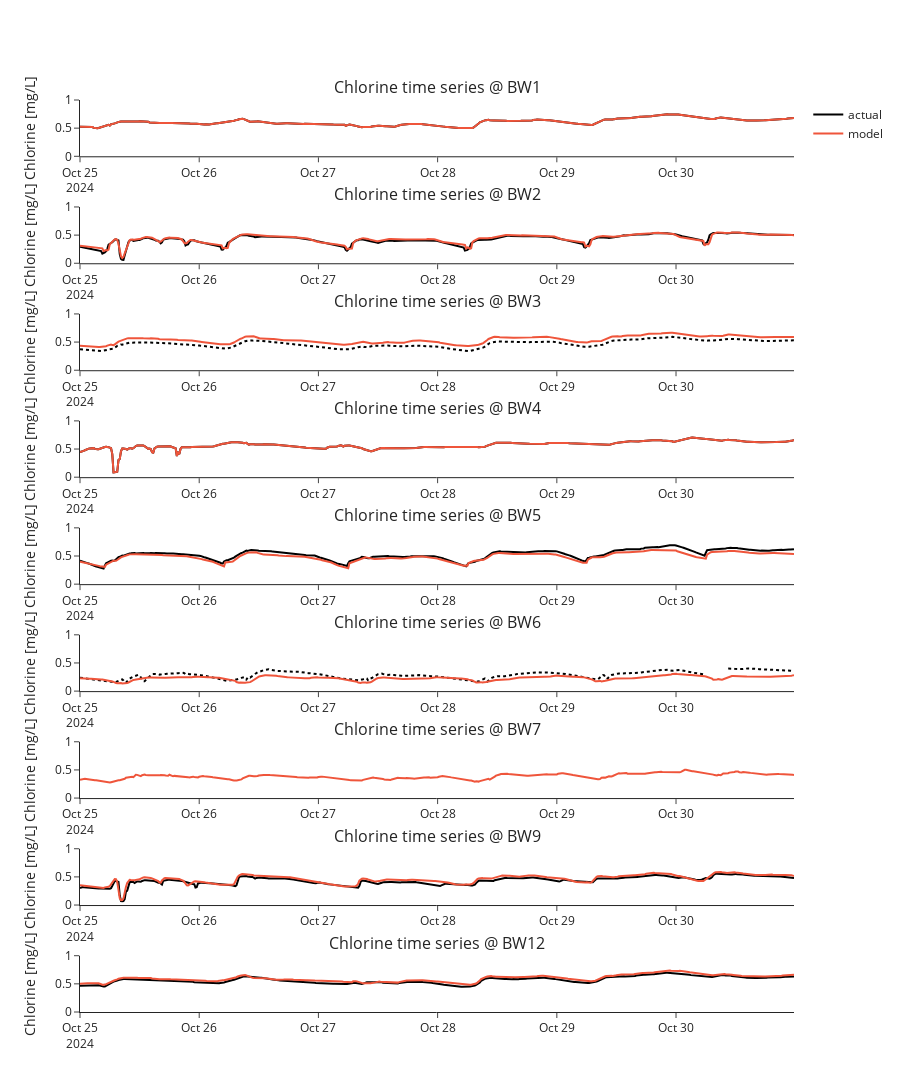

Notebook code cell kept with this figure:
### Markdown cell above
Time series plots.

### Code cell
# bwfl_ids = [bwfl_id for bwfl_id in wq_df['bwfl_id'].unique() if bwfl_id not in ['BW1', 'BW4']]
bwfl_ids = ['BW1', 'BW2', 'BW3', 'BW4', 'BW5', 'BW6', 'BW7', 'BW9', 'BW12']
subplot_titles = [f"Chlorine time series @ {bwfl_id}" for bwfl_id in bwfl_ids]
fig = make_subplots(rows=len(bwfl_ids), cols=1, subplot_titles=subplot_titles)

y_max = 1.0

for idx, bwfl_id in enumerate(bwfl_ids): 
    data = wq_df[(wq_df['bwfl_id'] == bwfl_id) & (wq_df['data_type'] == 'chlorine')]
    sim = cl_sim_sensor[bwfl_id].values
    show_legend = (idx == 0)

    # sensor data
    if wq_sensors_used == 'kiosk only':
        if bwfl_id in ['BW3', 'BW6', 'BW7']:
            dash = 'dot'
        else:
            dash = 'solid'
            
    fig.add_trace(
        go.Scatter(
            x=data['datetime'][96:],
            y=data['mean'][96:],
            mode='lines',
            name='actual',
            line=dict(color='black', dash=dash),
            showlegend=show_legend
        ),
        row=idx + 1, col=1
    )
    
    # simulated data
    fig.add_trace(
        go.Scatter(
            x=data['datetime'][96:],
            y=sim[96:],
            mode='lines',
            name='model',
            line=dict(color=default_colors[1]),
            showlegend=show_legend
        ),
        row=idx + 1, col=1
    )
    fig.update_yaxes(title_text="Chlorine [mg/L]", rangemode="tozero", range=[0, y_max], row=idx + 1, col=1)

fig.update_layout(
    height=450 * len(bwfl_ids),
    template='simple_white',
    legend_title_text='',
)

fig.show()

### Figure 1 — Plotly figure (JSON) as saved in the notebook; plotly's stock layout.template omitted (floating-point values rounded to 4 significant figures; data arrays with more than 128 entries replaced by an {"elided": "..."} marker saying what was removed)
{"data": [{"line": {"color": "black", "dash": "solid"}, "mode": "lines", "name": "actual", "showlegend": true, "type": "scatter", "x": {"elided": "576 str values"}, "xaxis": "x", "y": {"elided": "576 float values"}, "yaxis": "y"}, {"line": {"color": "#EF553B"}, "mode": "lines", "name": "model", "showlegend": true, "type": "scatter", "x": {"elided": "576 str values"}, "xaxis": "x", "y": {"elided": "576 float values"}, "yaxis": "y"}, {"line": {"color": "black", "dash": "solid"}, "mode": "lines", "name": "actual", "showlegend": false, "type": "scatter", "x": {"elided": "576 str values"}, "xaxis": "x2", "y": {"elided": "576 float values"}, "yaxis": "y2"}, {"line": {"color": "#EF553B"}, "mode": "lines", "name": "model", "showlegend": false, "type": "scatter", "x": {"elided": "576 str values"}, "xaxis": "x2", "y": {"elided": "576 float values"}, "yaxis": "y2"}, {"line": {"color": "black", "dash": "dot"}, "mode": "lines", "name": "actual", "showlegend": false, "type": "scatter", "x": {"elided": "576 str values"}, "xaxis": "x3", "y": {"elided": "576 float values"}, "yaxis": "y3"}, {"line": {"color": "#EF553B"}, "mode": "lines", "name": "model", "showlegend": false, "type": "scatter", "x": {"elided": "576 str values"}, "xaxis": "x3", "y": {"elided": "576 float values"}, "yaxis": "y3"}, {"line": {"color": "black", "dash": "solid"}, "mode": "lines", "name": "actual", "showlegend": false, "type": "scatter", "x": {"elided": "576 str values"}, "xaxis": "x4", "y": {"elided": "576 float values"}, "yaxis": "y4"}, {"line": {"color": "#EF553B"}, "mode": "lines", "name": "model", "showlegend": false, "type": "scatter", "x": {"elided": "576 str values"}, "xaxis": "x4", "y": {"elided": "576 float values"}, "yaxis": "y4"}, {"line": {"color": "black", "dash": "solid"}, "mode": "lines", "name": "actual", "showlegend": false, "type": "scatter", "x": {"elided": "576 str values"}, "xaxis": "x5", "y": {"elided": "576 float values"}, "yaxis": "y5"}, {"line": {"color": "#EF553B"}, "mode": "lines", "name": "model", "showlegend": false, "type": "scatter", "x": {"elided": "576 str values"}, "xaxis": "x5", "y": {"elided": "576 float values"}, "yaxis": "y5"}, {"line": {"color": "black", "dash": "dot"}, "mode": "lines", "name": "actual", "showlegend": false, "type": "scatter", "x": {"elided": "576 str values"}, "xaxis": "x6", "y": {"elided": "576 float values"}, "yaxis": "y6"}, {"line": {"color": "#EF553B"}, "mode": "lines", "name": "model", "showlegend": false, "type": "scatter", "x": {"elided": "576 str values"}, "xaxis": "x6", "y": {"elided": "576 float values"}, "yaxis": "y6"}, {"line": {"color": "black", "dash": "dot"}, "mode": "lines", "name": "actual", "showlegend": false, "type": "scatter", "x": {"elided": "576 str values"}, "xaxis": "x7", "y": {"elided": "576 null values"}, "yaxis": "y7"}, {"line": {"color": "#EF553B"}, "mode": "lines", "name": "model", "showlegend": false, "type": "scatter", "x": {"elided": "576 str values"}, "xaxis": "x7", "y": {"elided": "576 float values"}, "yaxis": "y7"}, {"line": {"color": "black", "dash": "solid"}, "mode": "lines", "name": "actual", "showlegend": false, "type": "scatter", "x": {"elided": "576 str values"}, "xaxis": "x8", "y": {"elided": "576 float values"}, "yaxis": "y8"}, {"line": {"color": "#EF553B"}, "mode": "lines", "name": "model", "showlegend": false, "type": "scatter", "x": {"elided": "576 str values"}, "xaxis": "x8", "y": {"elided": "576 float values"}, "yaxis": "y8"}, {"line": {"color": "black", "dash": "solid"}, "mode": "lines", "name": "actual", "showlegend": false, "type": "scatter", "x": {"elided": "576 str values"}, "xaxis": "x9", "y": {"elided": "576 float values"}, "yaxis": "y9"}, {"line": {"color": "#EF553B"}, "mode": "lines", "name": "model", "showlegend": false, "type": "scatter", "x": {"elided": "576 str values"}, "xaxis": "x9", "y": {"elided": "576 float values"}, "yaxis": "y9"}], "layout": {"annotations": [{"font": {"size": 16}, "showarrow": false, "text": "Chlorine time series @ BW1", "x": 0.5, "xanchor": "center", "xref": "paper", "y": 1, "yanchor": "bottom", "yref": "paper"}, {"font": {"size": 16}, "showarrow": false, "text": "Chlorine time series @ BW2", "x": 0.5, "xanchor": "center", "xref": "paper", "y": 0.8827, "yanchor": "bottom", "yref": "paper"}, {"font": {"size": 16}, "showarrow": false, "text": "Chlorine time series @ BW3", "x": 0.5, "xanchor": "center", "xref": "paper", "y": 0.7654, "yanchor": "bottom", "yref": "paper"}, {"font": {"size": 16}, "showarrow": false, "text": "Chlorine time series @ BW4", "x": 0.5, "xanchor": "center", "xref": "paper", "y": 0.6481, "yanchor": "bottom", "yref": "paper"}, {"font": {"size": 16}, "showarrow": false, "text": "Chlorine time series @ BW5", "x": 0.5, "xanchor": "center", "xref": "paper", "y": 0.5309, "yanchor": "bottom", "yref": "paper"}, {"font": {"size": 16}, "showarrow": false, "text": "Chlorine time series @ BW6", "x": 0.5, "xanchor": "center", "xref": "paper", "y": 0.4136, "yanchor": "bottom", "yref": "paper"}, {"font": {"size": 16}, "showarrow": false, "text": "Chlorine time series @ BW7", "x": 0.5, "xanchor": "center", "xref": "paper", "y": 0.2963, "yanchor": "bottom", "yref": "paper"}, {"font": {"size": 16}, "showarrow": false, "text": "Chlorine time series @ BW9", "x": 0.5, "xanchor": "center", "xref": "paper", "y": 0.179, "yanchor": "bottom", "yref": "paper"}, {"font": {"size": 16}, "showarrow": false, "text": "Chlorine time series @ BW12", "x": 0.5, "xanchor": "center", "xref": "paper", "y": 0.06173, "yanchor": "bottom", "yref": "paper"}], "height": 4050, "legend": {"title": {"text": ""}}, "xaxis": {"anchor": "y", "autorange": true, "domain": [0, 1], "range": ["2024-10-25", "2024-10-30 23:45"], "type": "date"}, "xaxis2": {"anchor": "y2", "autorange": true, "domain": [0, 1], "range": ["2024-10-25", "2024-10-30 23:45"], "type": "date"}, "xaxis3": {"anchor": "y3", "autorange": true, "domain": [0, 1], "range": ["2024-10-25", "2024-10-30 23:45"], "type": "date"}, "xaxis4": {"anchor": "y4", "autorange": true, "domain": [0, 1], "range": ["2024-10-25", "2024-10-30 23:45"], "type": "date"}, "xaxis5": {"anchor": "y5", "autorange": true, "domain": [0, 1], "range": ["2024-10-25", "2024-10-30 23:45"], "type": "date"}, "xaxis6": {"anchor": "y6", "autorange": true, "domain": [0, 1], "range": ["2024-10-25", "2024-10-30 23:45"], "type": "date"}, "xaxis7": {"anchor": "y7", "autorange": true, "domain": [0, 1], "range": ["2024-10-25", "2024-10-30 23:45"], "type": "date"}, "xaxis8": {"anchor": "y8", "autorange": true, "domain": [0, 1], "range": ["2024-10-25", "2024-10-30 23:45"], "type": "date"}, "xaxis9": {"anchor": "y9", "autorange": true, "domain": [0, 1], "range": ["2024-10-25", "2024-10-30 23:45"], "type": "date"}, "yaxis": {"anchor": "x", "domain": [0.9383, 1], "range": [0, 1], "rangemode": "tozero", "title": {"text": "Chlorine [mg/L]"}, "type": "linear"}, "yaxis2": {"anchor": "x2", "domain": [0.821, 0.8827], "range": [0, 1], "rangemode": "tozero", "title": {"text": "Chlorine [mg/L]"}, "type": "linear"}, "yaxis3": {"anchor": "x3", "domain": [0.7037, 0.7654], "range": [0, 1], "rangemode": "tozero", "title": {"text": "Chlorine [mg/L]"}, "type": "linear"}, "yaxis4": {"anchor": "x4", "domain": [0.5864, 0.6481], "range": [0, 1], "rangemode": "tozero", "title": {"text": "Chlorine [mg/L]"}, "type": "linear"}, "yaxis5": {"anchor": "x5", "domain": [0.4691, 0.5309], "range": [0, 1], "rangemode": "tozero", "title": {"text": "Chlorine [mg/L]"}, "type": "linear"}, "yaxis6": {"anchor": "x6", "domain": [0.3519, 0.4136], "range": [0, 1], "rangemode": "tozero", "title": {"text": "Chlorine [mg/L]"}, "type": "linear"}, "yaxis7": {"anchor": "x7", "domain": [0.2346, 0.2963], "range": [0, 1], "rangemode": "tozero", "title": {"text": "Chlorine [mg/L]"}}, "yaxis8": {"anchor": "x8", "domain": [0.1173, 0.179], "range": [0, 1], "rangemode": "tozero", "title": {"text": "Chlorine [mg/L]"}, "type": "linear"}, "yaxis9": {"anchor": "x9", "domain": [0, 0.06173], "range": [0, 1], "rangemode": "tozero", "title": {"text": "Chlorine [mg/L]"}, "type": "linear"}}}
